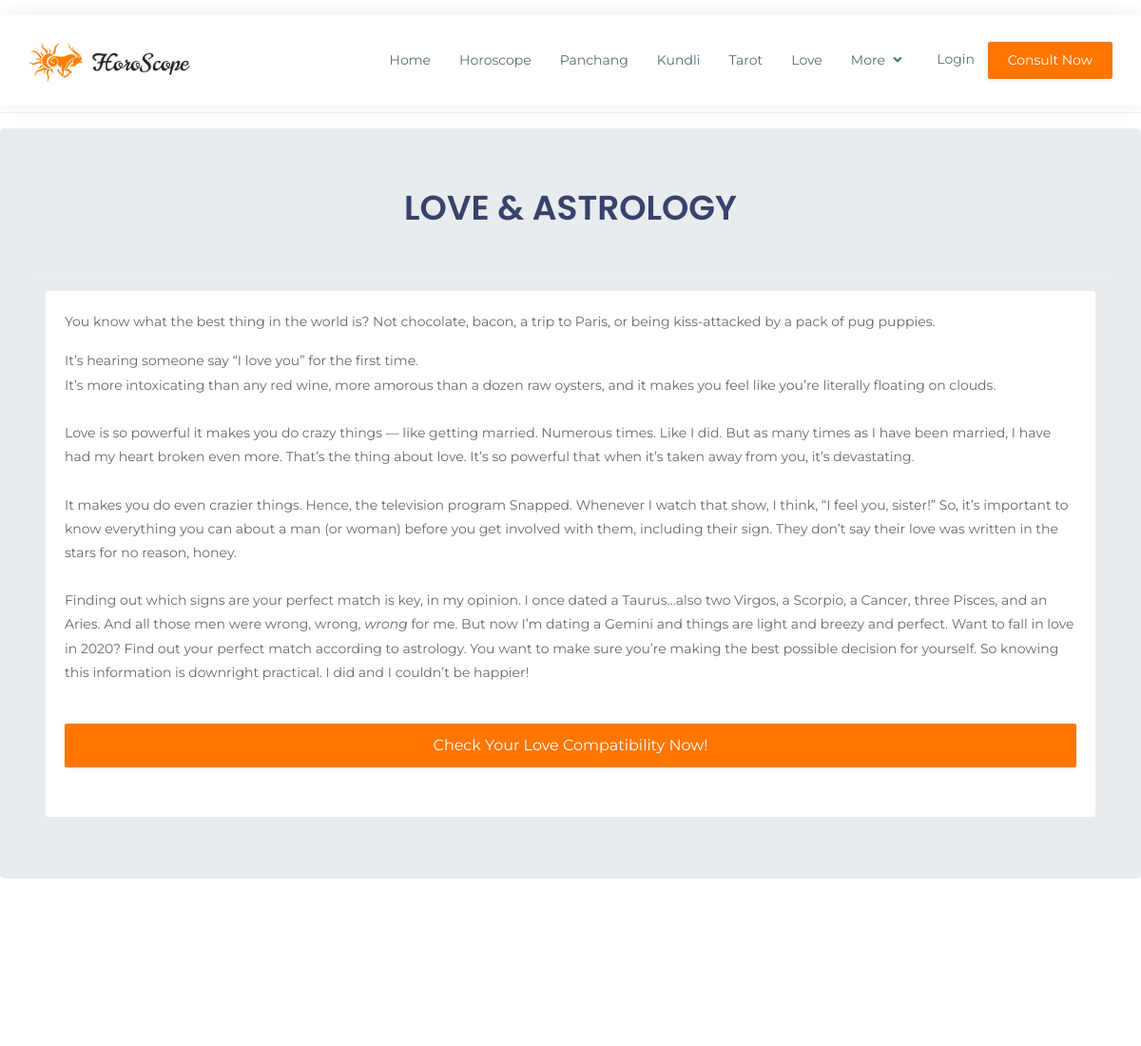
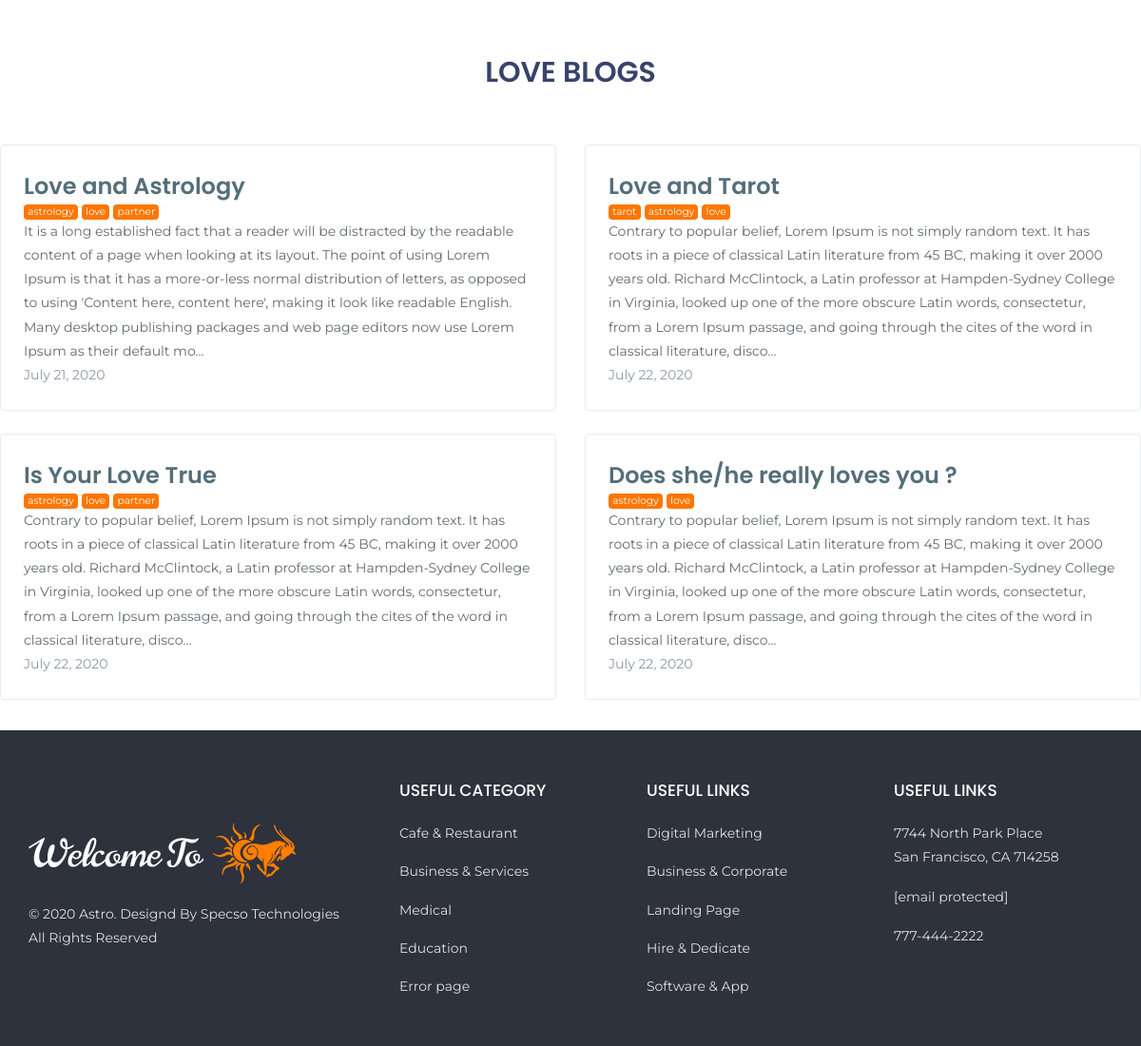
Screenshot of /viewlove with the database file from the repository (2 pictures, top to bottom).
### main/models.py (models this page shows, shortened)
class Post(models.Model):
    title = models.CharField(max_length=250)
    description = models.TextField()
    published = models.DateField(auto_now_add=True)
    slug = models.SlugField(unique=True, max_length=100)
    tags = TaggableManager()

### main/views.py (the view)
# urls.py: path('viewlove', views.viewlove, name='viewlove'),
def viewlove(request):
    posts = Post.objects.filter(title__icontains = 'Love')
    return render(request, 'love/viewlove.html', {'posts':posts})

### main/templates/love/viewlove.html (shortened to what this page needs)
{% extends 'templating.html' %}
{% load static %}
	{% block content %}
<hr><hr><hr><hr><hr><hr><hr>
<div class="jumbotron">
	<h1 align="center">LOVE & ASTROLOGY</h1><br><hr>
<div class="container">
<div class="card card-body">
<p>You know what the best thing in the world is? Not chocolate, bacon, a trip to Paris, or being kiss-attacked by a pack of pug puppies.</p>
<p>It’s hearing someone say “I love you” for the first time.<br>
It’s more intoxicating than any red wine, more amorous than a dozen raw oysters, and it makes you feel like you’re literally floating on clouds.<br><br>
Love is so powerful it makes you do crazy things — like getting married. Numerous times. Like I did.
But as many times as I have been married, I have had my heart broken even more. That’s the thing about love. It’s so powerful that when it’s taken away from you, it’s devastating.<br><br>
It makes you do even crazier things. Hence, the television program Snapped. Whenever I watch that show, I think, “I feel you, sister!”
So, it’s important to know everything you can about a man (or woman) before you get involved with them, including their sign.
They don’t say their love was written in the stars for no reason, honey.<br><br>
Finding out which signs are your perfect match is key, in my opinion. I once dated a Taurus…also two Virgos, a Scorpio, a Cancer, three Pisces, and an Aries. And all those men were wrong, wrong, <i>wrong</i> for me. But now I’m dating a Gemini and things are light and breezy and perfect.
Want to fall in love in 2020? Find out your perfect match according to astrology. You want to make sure you’re making the best possible decision for yourself. So knowing this information is downright practical.
I did and I couldn’t be happier!<br><br>
<p align="center"><a href="{% url 'checklove' %}" class="btn btn-primary btn-block">Check Your Love Compatibility Now!</a>
</p>
</p>
</div>
</div>
</div>
<Br><br><Br><br>
</div>
<br><Br><Br><br>
	<h2 align="center"> LOVE BLOGS </h2>
	<br><Br>
 <div class="row mb-2 posts">
                    {% for post in posts %}
                    <div class="col-md-6">
                        <div class="cards">
                            <div class="row no-gutters border rounded  flex-md-row mb-4 shadow-sm h-md-250">
                                <div class="col p-4 d-flex flex-column position-static">
                                    <h3 class="my-1"><a href="{% url 'detailview' post.slug %}">{{post.title}}</a></h3>
                                    <div style="display:flex">
                                        {% for tag in post.tags.all %}
                                        <a href="{% url 'tagged' tag.slug %}" class="mr-1 badge badge-info">{{ tag }}</a>
                                        {% endfor %}
                                    </div>
                                    <p class="mb-auto">{{post.description|truncatechars:400}}</p>
                                    <p class="mb-auto text-muted">{{post.published}}</p>
                                </div>
                            </div>
                        </div>
                    </div>
                    {% endfor %}
            </div>
{% endblock %}

### main/templates/templating.html (shortened to what this page needs)
<!DOCTYPE html>
<html lang="en">
<head>
	{% load socialaccount %}
	{% get_providers as socialaccount_providers %}
	{% load static %}
    <link href="{% static 'plugins/css/plugins.css' %}" rel="stylesheet">
    <link href="{% static 'css/styles.css' %}" rel="stylesheet">
    <link rel="stylesheet" href="{% static 'css/additional.css' %}">
    <link rel="stylesheet" href="https://use.fontawesome.com/releases/v5.5.0/css/all.css">
</head>
<body>
	<div id="main-wrapper">
		<div class="topbar" id="top">
			<div class="header light">
				<div class="container po-relative">
					<nav class="navbar navbar-expand-lg header-nav-bar">
						<a href="{% url 'index' %}" class="navbar-brand"><img src="{% static 'img/logo.png' %}" alt="Astro"></a>
						<div class="collapse navbar-collapse hover-dropdown font-14 ml-auto" id="navigation">
							<ul class="navbar-nav ml-auto">
								<li class="nav-item"><a class="nav-link" href="{% url 'index' %}">Home</a></li>
								<li class="nav-item"><a class="nav-link" href="{% url 'horoscope' %}">Horoscope</a></li>
								<li class="nav-item"><a class="nav-link" href="{% url 'viewpanchang' %}">Panchang</a></li>
								<li class="nav-item"><a class="nav-link" href="{% url 'viewkundli' %}">Kundli</a></li>
								<li class="nav-item"><a class="nav-link" href="{% url 'viewtarot' %}">Tarot</a></li>
								<li class="nav-item"><a class="nav-link" href="{% url 'viewlove' %}">Love</a></li>
								<li class="nav-item dropdown">
									<a class="nav-link dropdown-toggle" href="javascript:void(0)" data-toggle="dropdown" aria-haspopup="true" aria-expanded="false">More <i class="fa fa-angle-down m-l-5"></i></a>
								</li>
							</ul>
							<div class="act-buttons">
								{% if user.is_authenticated %}
								<a href="{% url 'logout' %}" class="login" data-toggle="#" data-target="#"><i class="fa fa-sign-in pr-2"></i>Logout</a>
								{% else %}
								<a href="javascript:void(0)" class="login" data-toggle="modal" data-target="#signin"><i class="fa fa-sign-in pr-2"></i>Login</a>
								{% endif %}
								<a class="btn theme-btn font-14" href="#">Consult Now</a>
							</div>
						</div>
					</nav>
				</div>
			</div>
		</div>
		{% block content %}
        {% endblock %}
        <footer class="image-bg skin-dark-footer">
			<div>
				<div class="container">
					<div class="row">
						<div class="col-lg-4 col-md-4">
							<div class="footer-widget">
								<aside id="media_image-2" class="widget widget_media_image">
									<a href="index-2.html">
										<img src="{% static 'img/logo-light.png' %}" class="img-fluid mx-auto mb-3" alt="">
									</a>
								</aside>
								<aside id="text-2" class="mt-1 widget widget_text">
									<div class="textwidget"><p class="mg-bottom-0 disable-color">© 2020 Astro. Designd By <a href="https://specso.in/">Specso Technologies</a><br> All Rights Reserved</p>
									</div>
								</aside>
							</div>
						</div>
						<div class="col-lg-8 col-md-8">
							<div class="row">
								<div class="col-lg-4 col-md-4">
									<div class="footer-widget">
										<h4 class="widget-title">Useful Category</h4>
										<ul class="footer-menu">
											<li><a href="#">Cafe &amp; Restaurant</a></li>
											<li><a href="#">Business &amp; Services</a></li>
											<li><a href="#">Medical</a></li>
											<li><a href="#">Education</a></li>
											<li><a href="error-page.html">Error page</a></li>
										</ul>
									</div>
								</div>
								<div class="col-lg-4 col-md-4">
									<div class="footer-widget">
										<h4 class="widget-title">Useful links</h4>
										<ul class="footer-menu">
											<li><a href="#">Digital Marketing</a></li>
											<li><a href="#">Business &amp; Corporate</a></li>
											<li><a href="#">Landing Page</a></li>
											<li><a href="#">Hire &amp; Dedicate</a></li>
											<li><a href="#">Software &amp; App</a></li>
										</ul>
									</div>
								</div>
								<div class="col-lg-4 col-md-4">
									<div class="footer-widget">
										<h4 class="widget-title">Useful links</h4>
										<p>7744 North Park Place<br>San Francisco, CA 714258</p>
										<p><a href="http://codeminifier.com/cdn-cgi/l/email-protection" class="__cf_email__" data-cfemail="364543464659444276505f58525f58511855595b">[email&nbsp;protected]</a></p>
										<p>777-444-2222</p>
									</div>
								</div>
							</div>
						</div>
					</div>
				</div>
			</div>
		</footer>
</body>
</html>

### rows the page displays
Post: title "Love and Astrology", description "It is a long established fact that a reader will be distracted by the readable content of a page when looking at its layout. The point of using Lorem Ipsum is that it has a more-or-less normal distribution of letters, as opposed to using 'Content here, content here', making it look like readable English. Many desktop publishing packages and web page editors now use Lorem Ipsum as their default mo…", published "July 21, 2020"
Tag: name "astrology"
Tag: name "love"
Tag: name "partner"
Post: title "Love and Tarot", description "Contrary to popular belief, Lorem Ipsum is not simply random text. It has roots in a piece of classical Latin literature from 45 BC, making it over 2000 years old. Richard McClintock, a Latin professor at Hampden-Sydney College in Virginia, looked up one of the more obscure Latin words, consectetur, from a Lorem Ipsum passage, and going through the cites of the word in classical literature, disco…", published "July 22, 2020"
Tag: name "tarot"
Post: title "Is Your Love True", description "Contrary to popular belief, Lorem Ipsum is not simply random text. It has roots in a piece of classical Latin literature from 45 BC, making it over 2000 years old. Richard McClintock, a Latin professor at Hampden-Sydney College in Virginia, looked up one of the more obscure Latin words, consectetur, from a Lorem Ipsum passage, and going through the cites of the word in classical literature, disco…", published "July 22, 2020"
Post: title "Does she/he really loves you ?", description "Contrary to popular belief, Lorem Ipsum is not simply random text. It has roots in a piece of classical Latin literature from 45 BC, making it over 2000 years old. Richard McClintock, a Latin professor at Hampden-Sydney College in Virginia, looked up one of the more obscure Latin words, consectetur, from a Lorem Ipsum passage, and going through the cites of the word in classical literature, disco…", published "July 22, 2020"
